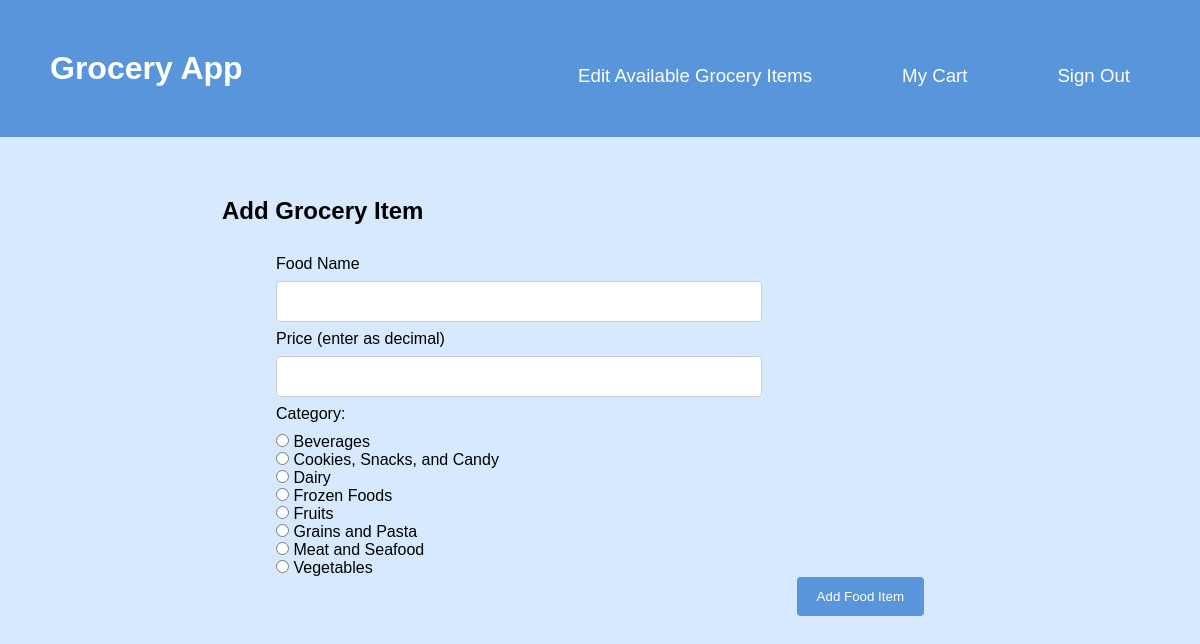
/GroceryApp/addItemPage.php (signed in), run on the app's committed database.
### tables this page shows
CREATE TABLE Category (
	name TEXT NOT NULL PRIMARY KEY,
	description TEXT
);

### GroceryApp/addItemPage.php (the view, shortened to what this page needs)
<!DOCTYPE html>
<html>
	<head>
		<link rel="stylesheet" href="styles.css" />
	</head>
	<body>
		<div class="page">
			<header class="menu-container">
				<h1 class="logo">
					<a class="logo-link" href="./index.html">Grocery App</a>
				</h1>
				<nav class="menu">
					<?php
						if($_SESSION['userType'] == "Admin"){
							echo '<li><a class="nav-link" href="editAvailableItems.php">Edit Available Grocery Items</a></li>';
						}
					?>
					<li><a class="nav-link" href="./groceryList.php">My Cart</a></li>
					<li><a class="nav-link" href="./signOut.php">Sign Out</a></li>
				</nav>
			</header>
			<article class="content">
				<header class="title">
					<h2>Add Grocery Item</h2>
				</header>
				<form
					class="groceryForm"
					method="post"
					action="addItem.php"
				>
					<label for="foodName">Food Name</label>
					<input
						class="textInput"
						type="text"
						name="foodName"
						pattern="^[a-zA-Z_ ]*${1,}"
						required
					/>
					<label for="price">Price (enter as decimal)</label>
					<input
						class="textInput"
						type="text"
						name="price"
						pattern="^[+-]?[0-9]{1,3}(?:,?[0-9]{3})*\.[0-9]{1,2}$"
						required
					/>
					<div>Category:</div><hr style="height:10px; visibility:hidden;" />
					<?php
                        $db_file = './myDB/grocery.db';
                        try {
                            $db = new PDO('sqlite:' . $db_file);
                            $db->setAttribute(PDO::ATTR_ERRMODE, PDO::ERRMODE_EXCEPTION);
                            $qry = "select * from category order by name;";
                            $result_set = $db->query($qry);
                            foreach($result_set as $tuple){
                                echo '<div><input type="radio" name="category" value="'.$tuple['name'].'" required>
                                	<label for="'.$tuple['name'].'"> '.$tuple['name'].'</label></div>';
                            }
                        }
                        catch(PDOException $e) {
                            die('Exception : '.$e->getMessage());
                        }
					?>
					<input type="submit" value="Add Food Item" />
				</form>
			</article>
		</div>
	</body>
</html>

### GroceryApp/styles.css (style rules this page uses)
:root { --header-color: #5995da; --header-font: #fff; --header-hover: #5d6063; --header-dropdown-background: #b2d6ff; --background-color: #d6e9fe; --body-font: #fffffc; --pop-of-green: #b9f5d8; --pop-of-blue: #08a4bd; }
* { margin: 0; padding: 0; box-sizing: border-box; font-family: "Franklin Gothic Medium", "Arial Narrow", Arial, sans-serif; }
body { min-height: 100vh; display: flex; background-color: var(--background-color); flex-direction: column; }
.page { height: 100%; }
.menu-container { color: var(--header-font); background-color: var(--header-color); padding: 20px 0; display: flex; justify-content: space-between; width: 100%; padding: 50px; }
.menu { margin-top: 15px; width: 60%; display: flex; align-items: center; justify-content: right; }
.menu > li { display: inline; margin-right: 50px; }
.menu > li:last-of-type { margin-right: 0; }
.nav-link:link, .nav-link:visited { background-color: var(--header-color); color: var(--header-font); padding: 12px 20px; transition-duration: 0.4s; box-shadow: none; border: none; border-radius: 8px; cursor: pointer; align-self: flex-end; font-size: 14pt; text-decoration: none; font-family: Arial, Helvetica, sans-serif; }
.logo-link:link, .logo-link:visited { color: var(--body-font); text-decoration: none; font-family: Arial, Helvetica, sans-serif; }
.content { display: block; margin: 5%; }
.title { display: block; margin-left: 10%; padding-left: 5%; padding-bottom: 10px; }
.groceryForm { margin: 20px 0; display: block; margin-left: auto; margin-right: auto; width: 60%; }
.groceryForm > label { display: block; }
.groceryForm > input[type="text"] { width: 75%; padding: 12px 20px; margin: 8px 0; display: inline-block; border: 1px solid #ccc; border-radius: 4px; box-sizing: border-box; }
.groceryForm > input[type="submit"] { background-color: var(--header-color); color: var(--header-font); padding: 12px 20px; border: none; border-radius: 4px; cursor: pointer; float: right; }

### data on the page
category: name "Beverages"
category: name "Cookies, Snacks, and Candy"
category: name "Dairy"
category: name "Frozen Foods"
category: name "Fruits"
category: name "Grains and Pasta"
category: name "Meat and Seafood"
category: name "Vegetables"
